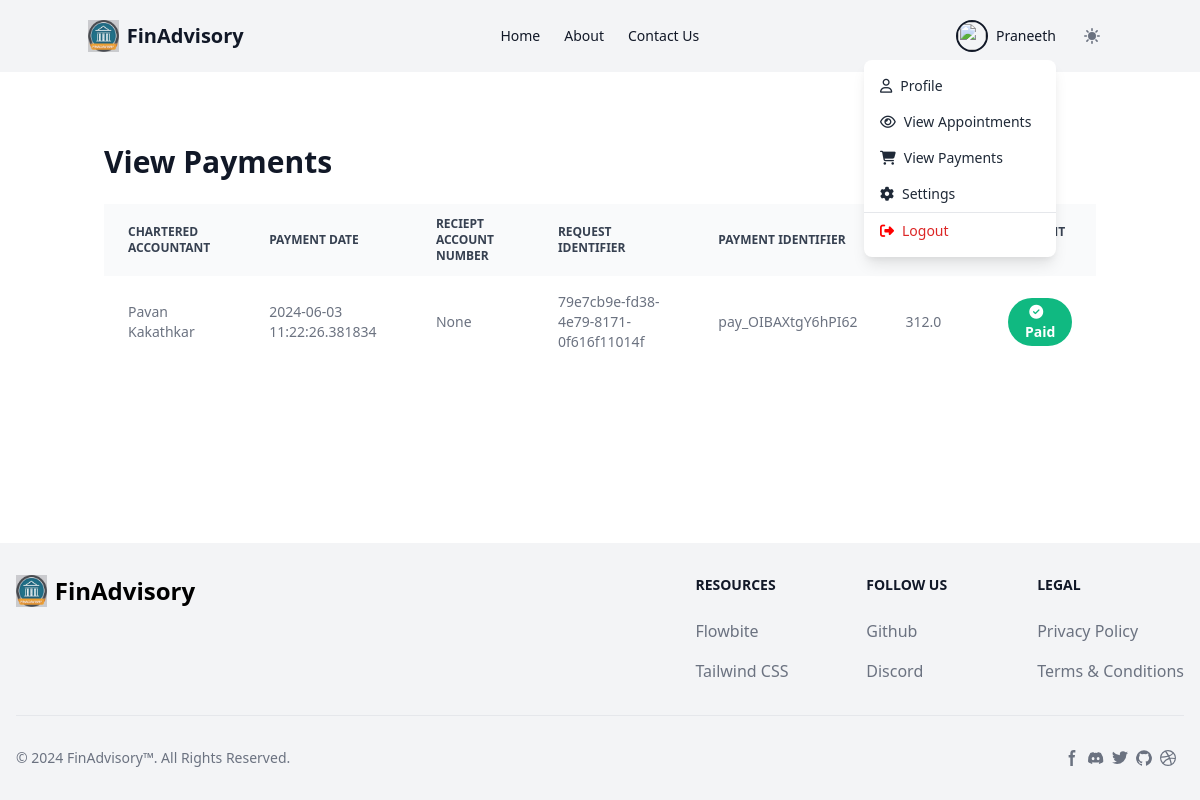
Page /view_transactions (signed in) on the earlier database version.
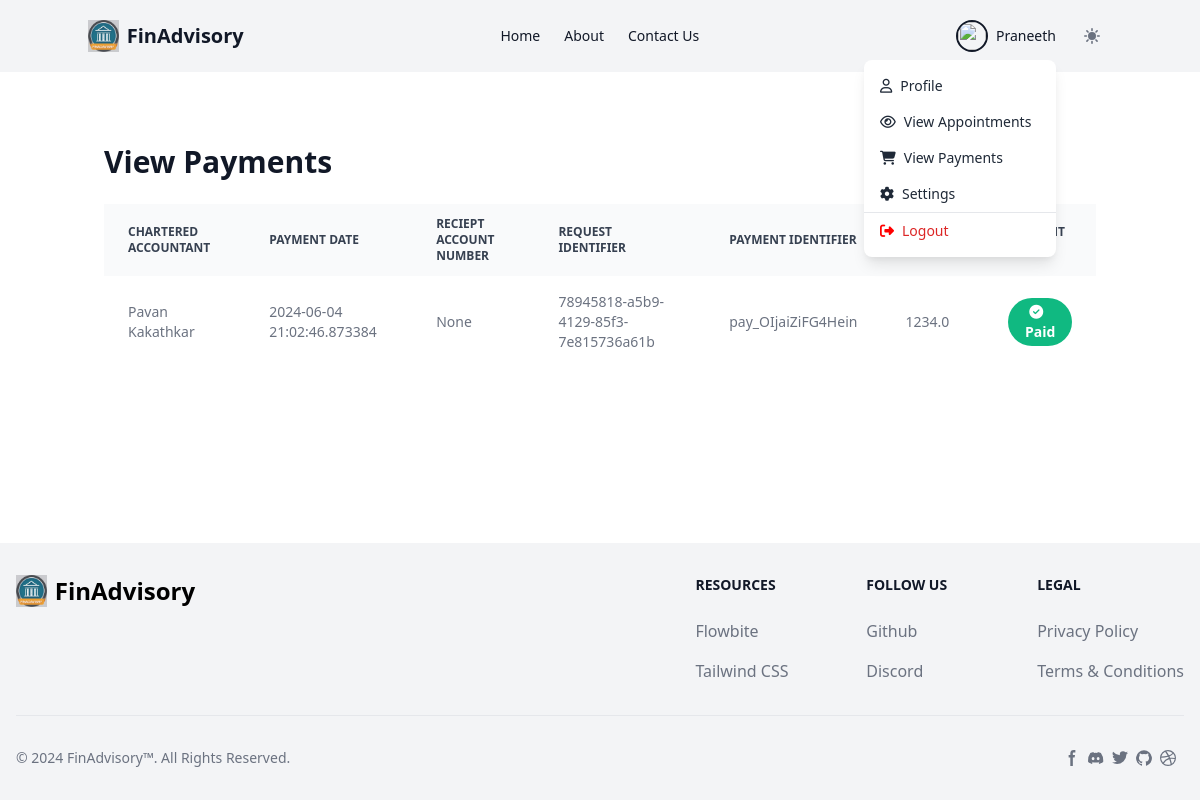
Same page on the later database version.
### src/models.py (models this page shows, shortened)
class User(UserMixin, db.Model):
    __tablename__ = "user"
    id = Column(Integer, primary_key=True, autoincrement=True)
    uuid = Column(String(80), unique=True, nullable=False)
    created_at = Column(DateTime, nullable=False, default=get_ist_time())
    updated_at = Column(
        DateTime, nullable=False, onupdate=get_ist_time(), default=get_ist_time()
    )
    first_name = Column(String(80), nullable=False)
    middle_name = Column(String(80))
    last_name = Column(String(80), nullable=False)
    user_name = Column(String(80), unique=True, nullable=False)
    password_hash = Column(String(128), nullable=False)
    email = Column(String(80), unique=True, nullable=False)
    is_ca = Column(Boolean, nullable=False, default=False)
    phone_number = Column(String(80), unique=True, nullable=False)
    certificate = Column(String(255), unique=True, nullable=True)
    base_fee = Column(Float, nullable=True)
    bank_account = Column(String(80), nullable=True)
    ifsc = Column(String(80), nullable=True)
    transactions = relationship("Transaction", backref="user")
    requests = relationship("Request", backref="user")
    sent_messages = relationship('Message', backref='sender', lazy='dynamic', foreign_keys='Message.sender_id')
    received_messages = relationship('Message', backref='recipient', lazy='dynamic', foreign_keys='Message.recipient_id')

class Transaction(db.Model):
    __tablename__ = "transaction"
    id = Column(Integer, primary_key=True, autoincrement=True)
    uuid = Column(String(80), unique=True, nullable=False)
    created_at = Column(DateTime, nullable=False, default=get_ist_time())
    updated_at = Column(DateTime, nullable=False, onupdate=get_ist_time(), default=get_ist_time())
    amount = Column(Float, nullable=False)
    bank_account = Column(String(80))
    customer_uuid = Column(Integer, ForeignKey("user.uuid"))
    ca_uuid = Column(String(80))
    request_id = Column(Integer, ForeignKey("request.uuid"))
    date = Column(DateTime, nullable=False)
    payment_id = Column(String(80))

### src/app.py (the view)
@app.route("/view_transactions", methods=["GET"])
@login_required
def view_transactions():
    transactions = Transaction.query.filter_by(customer_uuid=current_user.uuid).all()
    return render_template("view_transactions.html", transactions=transactions)

### src/app.py (called while the page is built)
@login_manager.user_loader
def load_user(user_id):
    return User.query.get(user_id)

### src/templates/view_transactions.html (shortened to what this page needs)
{% extends "base.html" %}
{% block content %}
<div class="container mx-auto px-4 py-10">
    <h1 class="text-3xl font-bold mb-6 text-gray-900 dark:text-white">View Payments</h1>
    <table class="w-full text-sm text-left rtl:text-right text-gray-500 dark:text-gray-400">
        <thead class="text-xs text-gray-700 uppercase bg-gray-50 dark:bg-gray-700 dark:text-gray-400">
                <tr>
                    <th scope="col" class="px-6 py-3">
                        Chartered Accountant
                    </th>
                    <th scope="col" class="px-6 py-3">
                        Payment Date
                    </th>
                    <th scope="col" class="px-6 py-3">
                        Reciept Account Number
                    </th>
                    <th scope="col" class="px-6 py-3">
                        Request Identifier
                    </th>
                    <th scope="col" class="px-6 py-3">
                        Payment Identifier
                    </th>
                    <th scope="col" class="px-6 py-3">
                    </th>
                    <th scope="col" class="px-6 py-3">
                    </th>
                </tr>
        </thead>
        <tbody>
            {% for transaction in transactions %}
                <tr class="bg-white dark:bg-gray-800">
                    <td class="px-6 py-4">{{ transaction.ca_uuid }}</td>
                    <td class="px-6 py-4">{{ transaction.date }}</td>
                    <td class="px-6 py-4">{{ transaction.bank_account }}</td>
                    <td class="px-6 py-4">{{ transaction.request_id }}</td>
                    <td class="px-6 py-4">{{ transaction.payment_id }}</td>
                    <td class="px-6 py-4">{{ transaction.amount }}</td>
                    <td class="px-6 py-4">
                        <button class="bg-green-500 hover:bg-green-200 text-white font-bold py-1 px-3 rounded-full">
                            <i class="fas fa-check-circle mr-2"></i> Paid
                        </button>
                    </td>
                </tr>
            {% endfor %}
        </tbody>
    </table>
</div>
{% endblock %}

### src/templates/base.html (shortened to what this page needs)
<!DOCTYPE html>
<html lang="en">
<head>
    <link href="https://cdn.jsdelivr.net/npm/tailwindcss@2.1.2/dist/tailwind.min.css" rel="stylesheet">
    <link href="https://cdnjs.cloudflare.com/ajax/libs/font-awesome/6.5.2/css/all.min.css" rel="stylesheet">
</head>
<body class="flex flex-col min-h-screen">
    <nav class="bg-gray-100 py-4 text-sm font-medium text-gray-900">
        <div class="container mx-auto flex justify-between items-center">
            <a href="/" class="flex items-center text-xl font-bold">
                <img src="{{ url_for('static', filename='logo/logo.png') }}" alt="Logo" class="h-8 w-auto mr-2">
                FinAdvisory
            </a>
            {% if current_user.is_authenticated %}
                <ul class="flex space-x-6 items-start justify-start">
                    <li><a href="{{ url_for('index')}}" class="hover:text-blue-800 hover:underline hover:font-bold">Home</a></li>
                    <li><a href="#" class="hover:text-blue-600">About</a></li>
                    <li><a href="{{ url_for('contact_us') }}" class="hover:text-blue-600">Contact Us</a></li>
                </ul>
            {% endif %}
            <ul class="flex space-x-4 items-center">
                {% if current_user.is_authenticated %}
                    <li>
                        <div x-data="{ open: false }" class="relative">
                            <div @click="open = !open" class="flex items-center cursor-pointer">
                                <div class="w-8 h-8 rounded-full overflow-hidden border-2 border-gray-900">
                                    <img src="https://images.unsplash.com/photo-1610397095767-84a5b4736cbd?ixid=MXwxMjA3fDB8MHxwaG90by1wYWdlfHx8fGVufDB8fHw%3D&ixlib=rb-1.2.1&auto=format&fit=crop&w=750&q=80" alt="" class="w-full h-full object-cover">
                                </div>
                                <span class="ml-2 text-sm font-medium">{{ current_user.first_name }}</span>
                            </div>
                            <div x-show="open" x-transition:enter="transition ease-out duration-100" x-transition:enter-start="transform opacity-0 scale-95" x-transition:enter-end="transform opacity-100 scale-100" x-transition:leave="transition ease-in duration-75" x-transition:leave-start="transform opacity-100 scale-100" x-transition:leave-end="transform opacity-0 scale-95" class="absolute right-0 mt-2 w-48 bg-white dark:bg-gray-800 rounded-lg shadow-lg py-2 z-20">
                                <a href="{{ url_for('view_profile', uuid=current_user.uuid) }}" class="block px-4 py-2 text-gray-800 dark:text-white hover:bg-gray-100 dark:hover:bg-gray-600"><i class="fa-regular fa-user mr-2"></i>Profile</a>
                                {% if current_user.is_ca %}
                                    <a href="{{ url_for('view_requests') }}" class="block px-4 py-2 text-gray-800 dark:text-white hover:bg-gray-100 dark:hover:bg-gray-600 whitespace-nowrap"><i class="fa-regular fa-eye mr-2"></i>View Bookings</a>
                                {% else %}
                                    <a href="{{ url_for('view_requests') }}" class="block px-4 py-2 text-gray-800 dark:text-white hover:bg-gray-100 dark:hover:bg-gray-600 whitespace-nowrap"><i class="fa-regular fa-eye mr-2"></i>View Appointments</a>
                                    <a href="{{ url_for('view_transactions')}}" class="block px-4 py-2 text-gray-800 dark:text-white hover:bg-gray-100 dark:hover:bg-gray-600 whitespace-nowrap"><i class="fa-solid fa-cart-shopping mr-2"></i>View Payments</a>
                                {% endif %}
                                <a href="{{ url_for('settings') }}" class="block px-4 py-2 text-gray-800 dark:text-white hover:bg-gray-100 dark:hover:bg-gray-600"><i class="fa-solid fa-gear mr-2"></i>Settings</a>
                                <div class="border-t border-gray-200 dark:border-gray-700"></div>
                                <a href="{{ url_for('logout') }}" class="block px-4 py-2 text-red-600 hover:bg-gray-100 dark:hover:bg-gray-600"><i class="fa-solid fa-right-from-bracket mr-2" style="color: #ff0000;"></i>Logout</a>
                            </div>
                        </div>
                    </li>
                {% else %}
                    <li><a class="hover:text-blue-600" href="{{ url_for('login') }}">Login</a></li>
                    <li><a class="hover:text-blue-600" href="{{ url_for('register') }}">Register</a></li>
                {% endif %}
                <button id="theme-toggle" data-tooltip-target="tooltip-toggle" type="button" class="text-gray-500 inline-flex items-center justify-center dark:text-gray-400 hover:bg-gray-100 w-10 h-10 dark:hover:bg-gray-700 focus:outline-none focus:ring-4 focus:ring-gray-200 dark:focus:ring-gray-700 rounded-lg text-sm p-2.5" fdprocessedid="brvmlue">
                  </button>
            </ul>
        </div>
    </nav>
    <div class="mt-8 flex-grow">
        {% block content %}{% endblock %}
    </div>
    <footer class="bg-gray-100 dark:bg-gray-900">
        <div class="mx-auto w-full max-w-screen-xl p-4 py-6 lg:py-8">
            <div class="md:flex md:justify-between">
              <div class="mb-6 md:mb-0">
                  <a href="https://flowbite.com/" class="flex items-center">
                    <img src="{{ url_for('static', filename='logo/logo.png') }}" alt="Logo" class="h-8 w-auto mr-2">
                      <span class="self-center text-2xl font-semibold whitespace-nowrap dark:text-white">FinAdvisory</span>
                  </a>
              </div>
              <div class="grid grid-cols-2 gap-8 sm:gap-6 sm:grid-cols-3">
                  <div>
                      <h2 class="mb-6 text-sm font-semibold text-gray-900 uppercase dark:text-white">Resources</h2>
                      <ul class="text-gray-500 dark:text-gray-400 font-medium">
                          <li class="mb-4">
                              <a href="https://flowbite.com/" class="hover:underline">Flowbite</a>
                          </li>
                          <li>
                              <a href="https://tailwindcss.com/" class="hover:underline">Tailwind CSS</a>
                          </li>
                      </ul>
                  </div>
                  <div>
                      <h2 class="mb-6 text-sm font-semibold text-gray-900 uppercase dark:text-white">Follow us</h2>
                      <ul class="text-gray-500 dark:text-gray-400 font-medium">
                          <li class="mb-4">
                              <a href="https://github.com/themesberg/flowbite" class="hover:underline ">Github</a>
                          </li>
                          <li>
                              <a href="https://discord.gg/4eeurUVvTy" class="hover:underline">Discord</a>
                          </li>
                      </ul>
                  </div>
                  <div>
                      <h2 class="mb-6 text-sm font-semibold text-gray-900 uppercase dark:text-white">Legal</h2>
                      <ul class="text-gray-500 dark:text-gray-400 font-medium">
                          <li class="mb-4">
                              <a href="#" class="hover:underline">Privacy Policy</a>
                          </li>
                          <li>
                              <a href="#" class="hover:underline">Terms &amp; Conditions</a>
                          </li>
                      </ul>
                  </div>
              </div>
          </div>
          <hr class="my-6 border-gray-200 sm:mx-auto dark:border-gray-700 lg:my-8" />
          <div class="sm:flex sm:items-center sm:justify-between">
              <span class="text-sm text-gray-500 sm:text-center dark:text-gray-400">© 2024 <a href="/" class="hover:underline">FinAdvisory™</a>. All Rights Reserved.
              </span>
              <div class="flex mt-4 sm:justify-center sm:mt-0">
                  <a href="#" class="text-gray-500 hover:text-gray-900 dark:hover:text-white mr-2">
                      <svg class="w-4 h-4" aria-hidden="true" xmlns="http://www.w3.org/2000/svg" fill="currentColor" viewBox="0 0 8 19">
                            <path fill-rule="evenodd" d="M6.135 3H8V0H6.135a4.147 4.147 0 0 0-4.142 4.142V6H0v3h2v9.938h3V9h2.021l.592-3H5V3.591A.6.6 0 0 1 5.592 3h.543Z" clip-rule="evenodd"/>
                        </svg>
                  </a>
                  <a href="#" class="text-gray-500 hover:text-gray-900 dark:hover:text-white ms-5 mr-2">
                  </a>
                  <a href="#" class="text-gray-500 hover:text-gray-900 dark:hover:text-white ms-5 mr-2">
                  </a>
                  <a href="#" class="text-gray-500 hover:text-gray-900 dark:hover:text-white ms-5 mr-2">
                  </a>
                  <a href="#" class="text-gray-500 hover:text-gray-900 dark:hover:text-white ms-5 mr-2">
                  </a>
              </div>
          </div>
        </div>
    </footer>
</body>
</html>

Differences in the rows shown:
changed Transaction "Pavan Kakathkar": date "2024-06-03 11:22:26.381834" → "2024-06-04 21:02:46.873384"; request_id "79e7cb9e-fd38-4e79-8171-0f616f11014f" → "78945818-a5b9-4129-85f3-7e815736a61b"; payment_id "pay_OIBAXtgY6hPI62" → "pay_OIjaiZiFG4Hein"; amount "312.0" → "1234.0"
